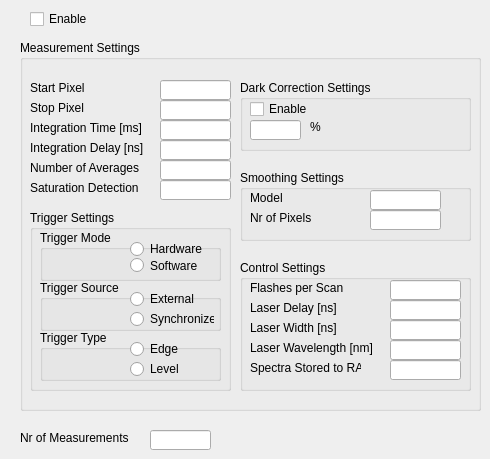
   <widget class="QWidget" name="StandaloneTab">
    <attribute name="title">
     <string>Standalone</string>
    </attribute>
    <widget class="QCheckBox" name="EnableStandAloneChk">
     <property name="geometry">
      <rect>
       <x>30</x>
       <y>10</y>
       <width>72</width>
       <height>18</height>
      </rect>
     </property>
     <property name="text">
      <string>Enable</string>
     </property>
    </widget>
    <widget class="QGroupBox" name="groupBox_5">
     <property name="geometry">
      <rect>
       <x>20</x>
       <y>40</y>
       <width>461</width>
       <height>371</height>
      </rect>
     </property>
     <property name="title">
      <string>Measurement Settings</string>
     </property>
     <widget class="QGroupBox" name="groupBox_8">
      <property name="geometry">
       <rect>
        <x>220</x>
        <y>220</y>
        <width>231</width>
        <height>131</height>
       </rect>
      </property>
      <property name="title">
       <string>Control Settings</string>
      </property>
      <widget class="QLineEdit" name="FlashesPerScanEdt">
       <property name="geometry">
        <rect>
         <x>150</x>
         <y>20</y>
         <width>71</width>
         <height>20</height>
        </rect>
       </property>
      </widget>
      <widget class="QLineEdit" name="LaserDelayEdt">
       <property name="geometry">
        <rect>
         <x>150</x>
         <y>40</y>
         <width>71</width>
         <height>20</height>
        </rect>
       </property>
      </widget>
      <widget class="QLineEdit" name="LaserWidtEdt">
       <property name="geometry">
        <rect>
         <x>150</x>
         <y>60</y>
         <width>71</width>
         <height>20</height>
        </rect>
       </property>
      </widget>
      <widget class="QLineEdit" name="LaserWavEdt">
       <property name="geometry">
        <rect>
         <x>150</x>
         <y>80</y>
         <width>71</width>
         <height>20</height>
        </rect>
       </property>
      </widget>
      <widget class="QLineEdit" name="StoreToRamEdt">
       <property name="geometry">
        <rect>
         <x>150</x>
         <y>100</y>
         <width>71</width>
         <height>20</height>
        </rect>
       </property>
      </widget>
      <widget class="QLabel" name="label_38">
       <property name="geometry">
        <rect>
         <x>10</x>
         <y>20</y>
         <width>111</width>
         <height>16</height>
        </rect>
       </property>
       <property name="text">
        <string>Flashes per Scan</string>
       </property>
      </widget>
      <widget class="QLabel" name="label_39">
       <property name="geometry">
        <rect>
         <x>10</x>
         <y>40</y>
         <width>101</width>
         <height>16</height>
        </rect>
       </property>
       <property name="text">
        <string>Laser Delay [ns]</string>
       </property>
      </widget>
      <widget class="QLabel" name="label_40">
       <property name="geometry">
        <rect>
         <x>10</x>
         <y>60</y>
         <width>111</width>
         <height>16</height>
        </rect>
       </property>
       <property name="text">
        <string>Laser Width [ns]</string>
       </property>
      </widget>
      <widget class="QLabel" name="label_41">
       <property name="geometry">
        <rect>
         <x>10</x>
         <y>80</y>
         <width>141</width>
         <height>16</height>
        </rect>
       </property>
       <property name="text">
        <string>Laser Wavelength [nm]</string>
       </property>
      </widget>
      <widget class="QLabel" name="label_42">
       <property name="geometry">
        <rect>
         <x>10</x>
         <y>100</y>
         <width>111</width>
         <height>16</height>
        </rect>
       </property>
       <property name="text">
        <string>Spectra Stored to RAM</string>
       </property>
      </widget>
     </widget>
     <widget class="QGroupBox" name="groupBox_9">
      <property name="geometry">
       <rect>
        <x>220</x>
        <y>40</y>
        <width>231</width>
        <height>71</height>
       </rect>
      </property>
      <property name="title">
       <string>Dark Correction Settings</string>
      </property>
      <widget class="QLineEdit" name="DarkPercentageEdt">
       <property name="geometry">
        <rect>
         <x>10</x>
         <y>40</y>
         <width>51</width>
         <height>20</height>
        </rect>
       </property>
      </widget>
      <widget class="QCheckBox" name="DarkCorrEnableChk">
       <property name="geometry">
        <rect>
         <x>10</x>
         <y>20</y>
         <width>72</width>
         <height>18</height>
        </rect>
       </property>
       <property name="text">
        <string>Enable</string>
       </property>
      </widget>
      <widget class="QLabel" name="label_54">
       <property name="geometry">
        <rect>
         <x>70</x>
         <y>40</y>
         <width>46</width>
         <height>14</height>
        </rect>
       </property>
       <property name="text">
        <string>%</string>
       </property>
      </widget>
     </widget>
     <widget class="QLineEdit" name="StartPixelEdt">
      <property name="geometry">
       <rect>
        <x>140</x>
        <y>40</y>
        <width>71</width>
        <height>20</height>
       </rect>
      </property>
     </widget>
     <widget class="QLineEdit" name="StopPixelEdt">
      <property name="geometry">
       <rect>
        <x>140</x>
        <y>60</y>
        <width>71</width>
        <height>20</height>
       </rect>
      </property>
     </widget>
     <widget class="QLineEdit" name="IntTimeEdt">
      <property name="geometry">
       <rect>
        <x>140</x>
        <y>80</y>
        <width>71</width>
        <height>20</height>
       </rect>
      </property>
     </widget>
     <widget class="QLineEdit" name="IntDelayEdt">
      <property name="geometry">
       <rect>
        <x>140</x>
        <y>100</y>
        <width>71</width>
        <height>20</height>
       </rect>
      </property>
     </widget>
     <widget class="QLineEdit" name="NrAveragesEdt">
      <property name="geometry">
       <rect>
        <x>140</x>
        <y>120</y>
        <width>71</width>
        <height>20</height>
       </rect>
      </property>
     </widget>
     <widget class="QLineEdit" name="SatDetectEdt">
      <property name="geometry">
       <rect>
        <x>140</x>
        <y>140</y>
        <width>71</width>
        <height>20</height>
       </rect>
      </property>
     </widget>
     <widget class="QLabel" name="label_6">
      <property name="geometry">
       <rect>
        <x>10</x>
        <y>40</y>
        <width>111</width>
        <height>16</height>
       </rect>
      </property>
      <property name="text">
       <string>Start Pixel</string>
      </property>
     </widget>
     <widget class="QLabel" name="label_27">
      <property name="geometry">
       <rect>
        <x>10</x>
        <y>60</y>
        <width>101</width>
        <height>16</height>
       </rect>
      </property>
      <property name="text">
       <string>Stop Pixel</string>
      </property>
     </widget>
     <widget class="QLabel" name="label_28">
      <property name="geometry">
       <rect>
        <x>10</x>
        <y>80</y>
        <width>141</width>
        <height>16</height>
       </rect>
      </property>
      <property name="text">
       <string>Integration Time [ms]</string>
      </property>
     </widget>
     <widget class="QLabel" name="label_29">
      <property name="geometry">
       <rect>
        <x>10</x>
        <y>100</y>
        <width>141</width>
        <height>16</height>
       </rect>
      </property>
      <property name="text">
       <string>Integration Delay [ns]</string>
      </property>
     </widget>
     <widget class="QLabel" name="label_30">
      <property name="geometry">
       <rect>
        <x>10</x>
        <y>120</y>
        <width>131</width>
        <height>16</height>
       </rect>
      </property>
      <property name="text">
       <string>Number of Averages</string>
      </property>
     </widget>
     <widget class="QLabel" name="label_31">
      <property name="geometry">
       <rect>
        <x>10</x>
        <y>140</y>
        <width>131</width>
        <height>16</height>
       </rect>
      </property>
      <property name="text">
       <string>Saturation Detection</string>
      </property>
     </widget>
     <widget class="QGroupBox" name="groupBox_11">
      <property name="geometry">
       <rect>
        <x>220</x>
        <y>130</y>
        <width>231</width>
        <height>71</height>
       </rect>
      </property>
      <property name="title">
       <string>Smoothing Settings</string>
      </property>
      <widget class="QLineEdit" name="SmoothModelEdt">
       <property name="geometry">
        <rect>
         <x>130</x>
         <y>20</y>
         <width>71</width>
         <height>20</height>
        </rect>
       </property>
      </widget>
      <widget class="QLineEdit" name="SmoothPixelsEdt">
       <property name="geometry">
        <rect>
         <x>130</x>
         <y>40</y>
         <width>71</width>
         <height>20</height>
        </rect>
       </property>
      </widget>
      <widget class="QLabel" name="label_35">
       <property name="geometry">
        <rect>
         <x>10</x>
         <y>20</y>
         <width>81</width>
         <height>16</height>
        </rect>
       </property>
       <property name="text">
        <string>Model</string>
       </property>
      </widget>
      <widget class="QLabel" name="label_36">
       <property name="geometry">
        <rect>
         <x>80</x>
         <y>70</y>
         <width>46</width>
         <height>14</height>
        </rect>
       </property>
       <property name="text">
        <string>TextLabel</string>
       </property>
      </widget>
      <widget class="QLabel" name="label_37">
       <property name="geometry">
        <rect>
         <x>10</x>
         <y>40</y>
         <width>81</width>
         <height>16</height>
        </rect>
       </property>
       <property name="text">
        <string>Nr of Pixels</string>
       </property>
      </widget>
     </widget>
     <widget class="QGroupBox" name="groupBox_7">
      <property name="geometry">
       <rect>
        <x>10</x>
        <y>170</y>
        <width>201</width>
        <height>181</height>
       </rect>
      </property>
      <property name="title">
       <string>Trigger Settings</string>
      </property>
      <widget class="QGroupBox" name="groupBox_18">
       <property name="geometry">
        <rect>
         <x>10</x>
         <y>20</y>
         <width>181</width>
         <height>51</height>
        </rect>
       </property>
       <property name="title">
        <string>Trigger Mode</string>
       </property>
       <widget class="QRadioButton" name="HardwareTriggerRBtn">
        <property name="geometry">
         <rect>
          <x>90</x>
          <y>10</y>
          <width>84</width>
          <height>18</height>
         </rect>
        </property>
        <property name="text">
         <string>Hardware</string>
        </property>
       </widget>
       <widget class="QRadioButton" name="SoftwareTriggerRBtn">
        <property name="geometry">
         <rect>
          <x>90</x>
          <y>20</y>
          <width>84</width>
          <height>31</height>
         </rect>
        </property>
        <property name="text">
         <string>Software</string>
        </property>
       </widget>
      </widget>
      <widget class="QGroupBox" name="groupBox_19">
       <property name="geometry">
        <rect>
         <x>10</x>
         <y>70</y>
         <width>181</width>
         <height>51</height>
        </rect>
       </property>
       <property name="title">
        <string>Trigger Source</string>
       </property>
       <widget class="QRadioButton" name="ExternalTriggerRbtn">
        <property name="geometry">
         <rect>
          <x>90</x>
          <y>10</y>
          <width>84</width>
          <height>18</height>
         </rect>
        </property>
        <property name="text">
         <string>External</string>
        </property>
       </widget>
       <widget class="QRadioButton" name="SynchTriggerRBtn">
        <property name="geometry">
         <rect>
          <x>90</x>
          <y>30</y>
          <width>84</width>
          <height>18</height>
         </rect>
        </property>
        <property name="text">
         <string>Synchronized</string>
        </property>
       </widget>
      </widget>
      <widget class="QGroupBox" name="groupBox_21">
       <property name="geometry">
        <rect>
         <x>10</x>
         <y>120</y>
         <width>181</width>
         <height>51</height>
        </rect>
       </property>
       <property name="title">
        <string>Trigger Type</string>
       </property>
       <widget class="QRadioButton" name="EdgeTriggerRBtn">
        <property name="geometry">
         <rect>
          <x>90</x>
          <y>10</y>
          <width>84</width>
          <height>18</height>
         </rect>
        </property>
        <property name="text">
         <string>Edge</string>
        </property>
       </widget>
       <widget class="QRadioButton" name="LevelTriggerRBtn">
        <property name="geometry">
         <rect>
          <x>90</x>
          <y>30</y>
          <width>84</width>
          <height>18</height>
         </rect>
        </property>
        <property name="text">
         <string>Level</string>
        </property>
       </widget>
      </widget>
     </widget>
    </widget>
    <widget class="QLineEdit" name="NrMeasEdt">
     <property name="geometry">
      <rect>
       <x>150</x>
       <y>430</y>
       <width>61</width>
       <height>20</height>
      </rect>
     </property>
    </widget>
    <widget class="QLabel" name="label_43">
     <property name="geometry">
      <rect>
       <x>20</x>
       <y>430</y>
       <width>131</width>
       <height>16</height>
      </rect>
     </property>
     <property name="text">
      <string>Nr of Measurements</string>
     </property>
    </widget>
   </widget>
